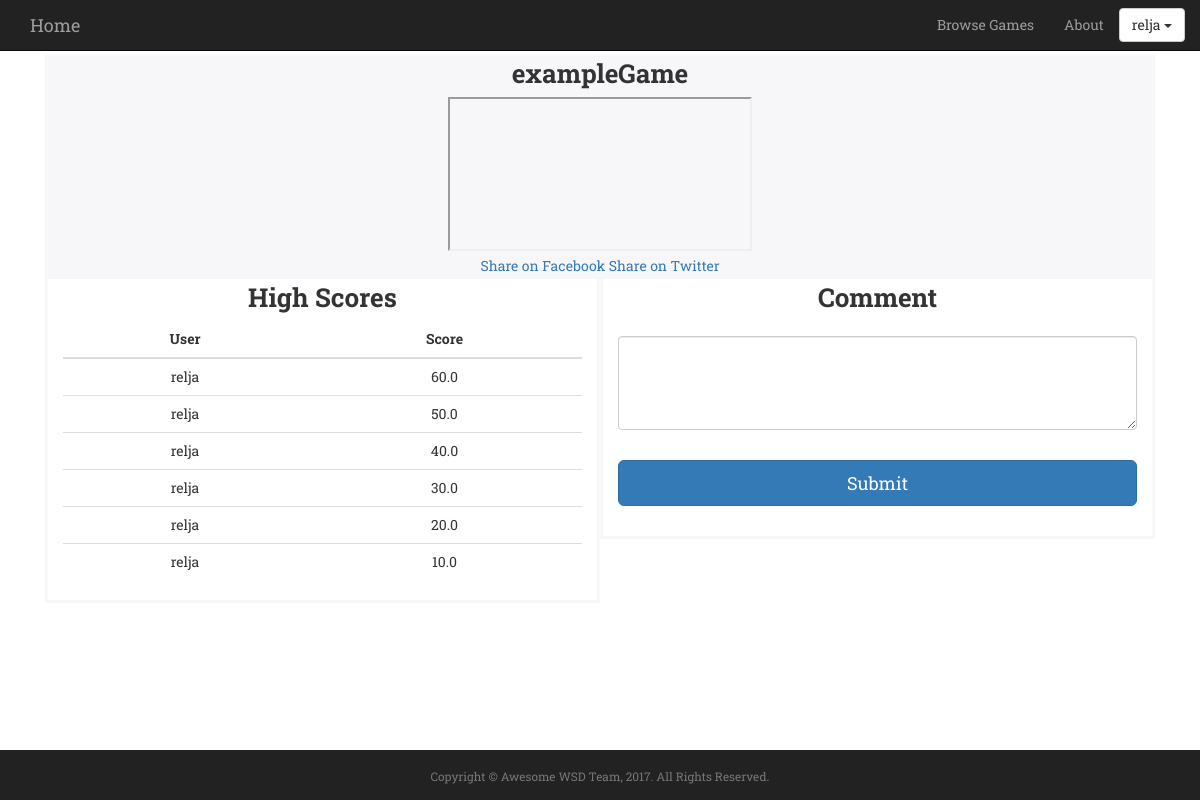
/game/exampleGame/ (signed in), run on an earlier commit of the app's database.
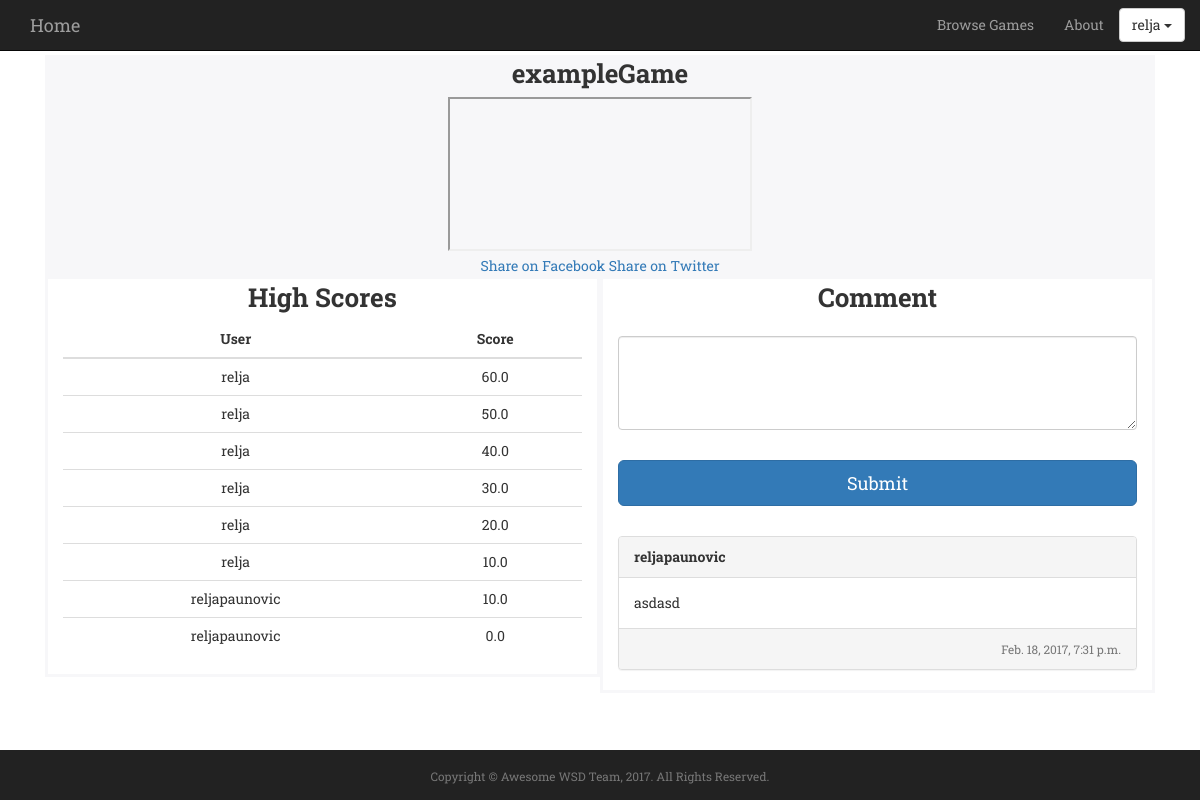
And on a later commit of the database.
### awsomeProject/models.py (models this page shows)
class Scores(models.Model):
    user = models.ForeignKey(User, on_delete=models.CASCADE)
    game = models.ForeignKey('Game', on_delete=models.CASCADE)
    score = models.FloatField()

class Comment(models.Model):
    user = models.ForeignKey(User, on_delete = models.CASCADE)
    game = models.ForeignKey('Game', on_delete = models.CASCADE)
    commentText = models.TextField()
    created = models.DateTimeField(default=now, editable=False)

### awsomeProject/views.py (the view)
# urls.py: url(r'^game/([0-9a-zA-Z ]+)/$', views.game, name='game'),
@login_required(login_url='/login/')
def game(request, game_name):
    print(request.FILES)
    try:
        game = Game.objects.get(name=game_name)
        gameURL = request.build_absolute_uri(reverse("game", args = (game_name, )))
        print (gameURL)
        scores = Scores.objects.all().filter(game=game).order_by("-score")
        if Transaction.objects.filter(game=game, user=request.user).exists():
            gameBought = True
        else:
            gameBought = False
            if DeveloperGame.objects.filter(user=request.user, game=game).exists():
                gameBought = True
        comments = Comment.objects.all().filter(game=game).order_by("-created")
        userComments = []
        for comment in comments:
            userProfile = UserProfile.objects.filter(user=comment.user).first()
            userComments.append([comment,userProfile])
    except Game.DoesNotExist:
        raise Http404
    return render(request, "game.html", {"game" : game, "scores" : scores, "gameBought" : gameBought, "userComments": userComments, "gameURL" : gameURL})

### awsomeProject/templates/game.html (shortened to what this page needs)
{% extends "base.html" %}
{%load bootstrap %}
{% block main %}
<div class="col-md-12">
	<div class="col-md-12">
		<div class="highlight">
			<label for="game-name" class="section-font control-label col-md-12">{{ game.name }}</label>
			{% if gameBought %}
				<div class="">
					<iframe class="" src="{{ game.url }}" name="game" id="game"></iframe>
				</div>
			{% else %}
				<div class="alert alert-info" role="alert">
					<p> <strong>Oh Shoot!</strong> You need to buy the game to play it.<br/>
						<a type="button" href="{% url 'buyGame' game.name %}" class="btn btn-primary">Buy</a>
					</p>
				</div>
			{% endif %}
      <a href="https://www.facebook.com/sharer/sharer.php?status=Check%20out%20this%20%23AwsomeGame%20called%20%22{{ game.name }}%22%20on%20AwsomeGames%3A%20{{ gameURL }}" target="_blank" class="st_sharethis" st_url="http://sharethis.com" st_title="Sharing is great!">
        Share on Facebook
      </a>
      <a href="https://twitter.com/home?status=Check%20out%20this%20%23AwsomeGame%20called%20%22{{ game.name }}%22%20on%20AwsomeGames%3A%20{{ gameURL }}" target="_blank">
        Share on Twitter
      </a>
		</div>
	</div>
	<div class="col-md-12">
		<div class="bd-example col-md-6" id="highScores">
			<label for="High-scores" class="section-font control-label">High Scores</label>
			<table class="table table-hover">
				<thead class="thead-default">
					<tr>
						<th class="text-center">User</th>
						<th class="text-center">Score</th>
					</tr>
				</thead>
				<tbody>
				{% for item in scores %}
					<tr>
						<td>{{ item.user }}</td>
						<td>{{ item.score }}</td>
					</tr>
				{% endfor %}
				</tbody>
			</table>
		</div>
		<div class="bd-example col-md-6" style="margin-bottom: 10px;">
			<form action="javascript:;" onsubmit="addComment()">
				<label for="add-comment" class="control-label text-center section-font" style="margin-bottom: 20px;">Comment</label>
				<div class=" text-left">
					<textarea class="form-control" rows="4" id="comment"></textarea>
				</div>
				<button type="submit" class="btn btn-primary btn-lg btn-block" style="margin-top: 30px; margin-bottom: 30px">Submit</button>
			</form>
			{% for comment, userProfile in userComments %}
				<div class="text-left">
					<div class="panel panel-default">
						<div class="panel-heading">
							<strong>{{comment.user}}</strong>
						</div>
						<div class="panel-body">
							{{comment.commentText}}
						</div>
						<div class="panel-footer text-right"><span class="text-muted small">{{comment.created}}</span></div>
					</div>
				</div>
			{% endfor %}
		</div>
	</div>
</div>
{% endblock %}

What changed in the data, as far as the page shows it:
added Scores: user "reljapaunovic", score "10.0"
added Scores: user "reljapaunovic", score "0.0"
added Comment: user "reljapaunovic", commentText "asdasd", created "Feb. 18, 2017, 7:31 p.m."
